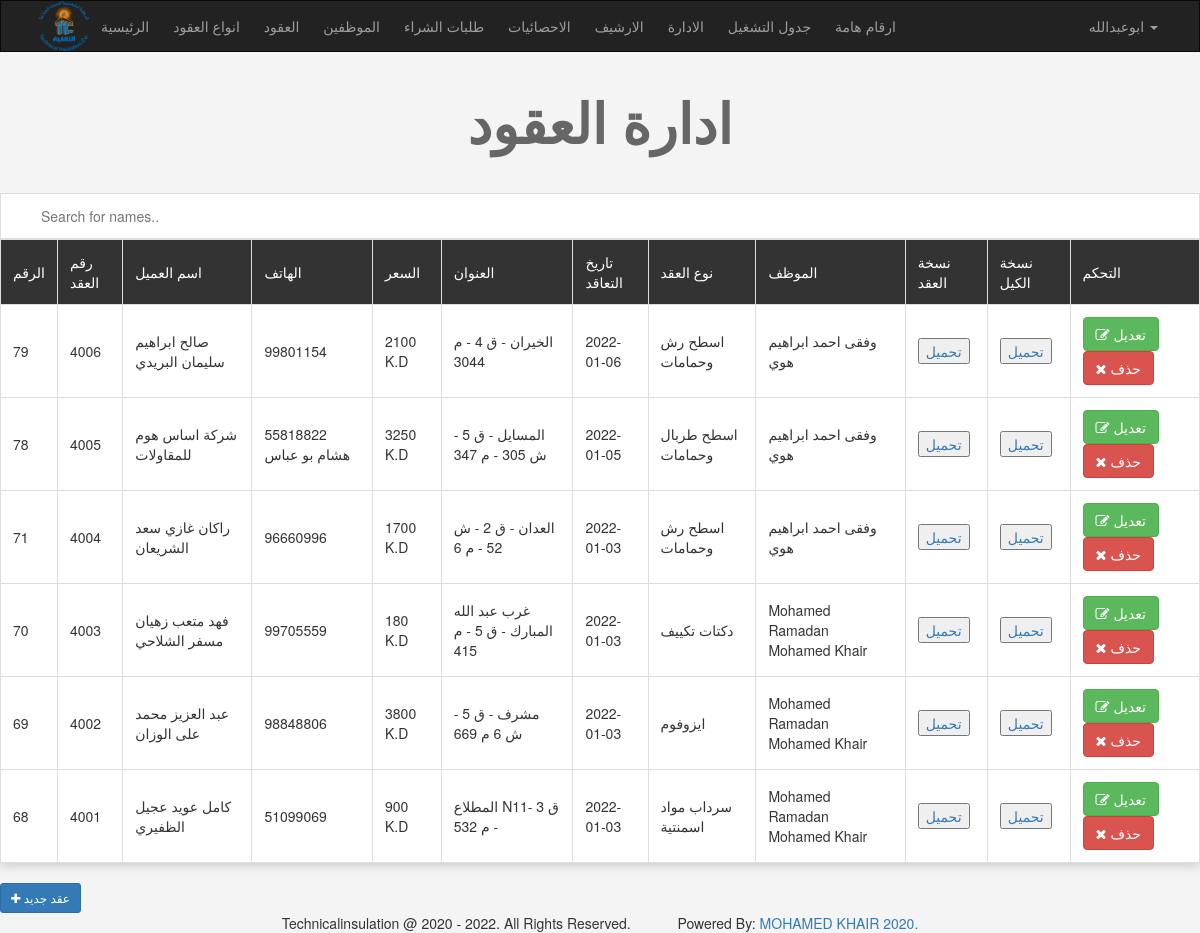
Screenshot of /admin/items.php (signed in) with the database file from the repository.
### tables this page shows
CREATE TABLE `items` (
  `Item_ID` int(11) NOT NULL,
  `Number` int(11) DEFAULT NULL,
  `Name` varchar(255) NOT NULL,
  `Description` text NOT NULL,
  `Price` varchar(255) NOT NULL,
  `Add_Date` date NOT NULL,
  `Country_Made` varchar(255) NOT NULL,
  `Image` varchar(255) NOT NULL,
  `Measure` varchar(255) NOT NULL,
  `Status` varchar(255) NOT NULL,
  `Rating` smallint(6) NOT NULL,
  `Approve` tinyint(4) NOT NULL DEFAULT 0,
  `Cat_ID` int(11) NOT NULL,
  `Member_ID` int(11) NOT NULL,
  `Tags` varchar(255) NOT NULL,
  `pay1` int(11) NOT NULL,
  `pay2` int(11) NOT NULL,
  `pay3` int(11) NOT NULL,
  `start` date NOT NULL,
  `pstage1` date NOT NULL,
  `pstage2` date NOT NULL,
  `pstage3` date NOT NULL,
  `pstage4` date NOT NULL,
  `pstage5` date NOT NULL,
  `plot1` date NOT NULL,
  `plot2` date NOT NULL,
  `plot3` date NOT NULL,
  `plot4` date NOT NULL,
  `plot5` date NOT NULL,
  `plot6` date NOT NULL,
  `plot7` date NOT NULL,
  `plot8` date NOT NULL,
  `plot9` date NOT NULL,
  `plot10` date NOT NULL,
  `plot11` date NOT NULL,
  `plot12` date NOT NULL,
  `plot13` date NOT NULL,
  `plot14` date NOT NULL,
  `plot15` date NOT NULL,
  `notes` varchar(255) NOT NULL
);

CREATE TABLE `categories` (
  `ID` int(11) NOT NULL,
  `Name` varchar(255) NOT NULL,
  `Description` text NOT NULL,
  `Parent` int(11) NOT NULL,
  `Ordering` int(11) DEFAULT NULL,
  `Visibility` tinyint(4) NOT NULL DEFAULT 0,
  `Allow_Comment` tinyint(4) NOT NULL DEFAULT 0,
  `Allow_Ads` tinyint(4) NOT NULL DEFAULT 0
);

CREATE TABLE `users` (
  `UserID` int(11) NOT NULL,
  `Username` varchar(255) NOT NULL,
  `Password` varchar(255) NOT NULL,
  `Email` varchar(255) NOT NULL,
  `FullName` varchar(255) NOT NULL,
  `GroupID` int(11) NOT NULL DEFAULT 0,
  `TrustStatus` int(11) NOT NULL DEFAULT 0,
  `RegStatus` int(11) NOT NULL DEFAULT 0,
  `Date` date NOT NULL,
  `avatar` varchar(255) NOT NULL,
  `Position` varchar(255) NOT NULL,
  `Salary` varchar(255) NOT NULL,
  `Phone` varchar(255) NOT NULL,
  `Notes` varchar(255) NOT NULL
);

### admin/items.php (the view, shortened to what this page needs)
<!DOCTYPE html>
<html>
<head>
</head>
<?php
if (isset($_SESSION['Username'])){
include 'init.php';
$do = isset($_GET['do'])? $_GET['do'] : 'manage';
if ($do == 'manage'){
   $stmt = $con->prepare ("SELECT items.*,categories.Name AS category_name,users.FullName FROM items
                          INNER JOIN categories ON categories.ID = items.Cat_ID
                          INNER JOIN users ON users.UserID = items.Member_ID ORDER BY Item_ID DESC ");
   $stmt->execute();
   $items = $stmt->fetchAll();
   if (! empty($items)){
   ?>
     <h1 class="text-center"> ادارة العقود </h1>
         <div class="table-responsive">
            <input type="text" id="myInput" onkeyup="myFunction()" placeholder="Search for names.." title="Type in a name">
              <table id="myTable"  class="main-table text-center table table-bordered">
              <tr class="header">
              <td> الرقم </td>
              <td> رقم العقد </td>
              <td> اسم العميل </td>
              <td>  الهاتف </td>
              <td> السعر </td>
              <td> العنوان </td>
              <td> تاريخ التعاقد </td>
              <td>نوع العقد </td>
              <td> الموظف </td>
              <td> نسخة العقد </td>
              <td> نسخة الكيل </td>
              <td> التحكم </td>
           </tr>
           <?php
           foreach($items as $item){
            echo"<tr>";
               echo"<td>" . $item['Item_ID'] ."</td>";
               echo"<td>" . $item['Number'] ."</td>";
               echo"<td>" . $item['Name'] ."</td>";
                echo"<td>" . $item['Description'] ."</td>";
                echo"<td>" . $item['Price'] .' K.D'."</td>";
               echo"<td>" . $item['Country_Made'] ."</td>";
               echo"<td>" . $item['Add_Date'] ."</td>";
               echo"<td>" . $item['category_name'] ."</td>";
               echo"<td>" . $item['FullName'] ."</td>";
               echo"<td>";
               if(empty( $item['Image'])){
                echo 'لا يوجد';
               }else{
                echo "<a href='uploads/avatars/" . $item['Image'] ." ' alt=' ' download> <button>تحميل</button></a>";
               }
               echo "</td>";
               echo"<td>";
               if(empty( $item['Measure'])){
                echo 'لا يوجد';
             }else{
              echo "<a href='uploads/avatars/" . $item['Measure'] ." ' alt=' ' download> <button>تحميل</button></a>";
             }
                echo "</td>";
               echo "<td> <a href='items.php?do=edit&itemid=" . $item['Item_ID'] . " 'class='btn btn-success'><i class='fa fa-edit'></i> تعديل </a>
                          <a href='items.php?do=delete&itemid=" . $item['Item_ID'] . " 'class='btn btn-danger confirm'><i class='fa fa-close'></i> حذف </a>";
                echo "</td>";
            echo"</tr>";
           }
           ?>
           </table>
         </div>
         <a href="items.php?do=add" class="btn btn-sm btn-primary"><i class="fa fa-plus"></i> عقد جديد</a>
       <?php
      }
       ?>
   <?php
 }
    include $tpl .'footer.php';
}else{
   header('location:index.php');
   exit();
}
?>

### admin/layout/css/backend.css (style rules this page uses)
body { background-color: #F4F4F4; text-transform: capitalize; }
h1 { font-size: 55px; margin: 40px 0; font-weight: bold; color: #666; }
.main-table { -webkit-box-shadow: 0 3px 10px #ccc; -moz-box-shadow: 0 3px 10px #ccc; box-shadow: 0 3px 10px #ccc; }
.main-table td { background-color: #FFF; vertical-align: middle !important; }
.main-table tr:first-child td { background-color: #333; color: #FFF; }

### admin/items.php (style rules this page uses)
#myInput { background-position: 10px 10px; background-repeat: no-repeat; width: 100%; padding: 12px 20px 12px 40px; border: 1px solid #ddd; }
#myTable { border-collapse: collapse; width: 100%; border: 1px solid #ddd; }
#myTable th, #myTable td { text-align: left; padding: 12px; }
#myTable tr { border-bottom: 1px solid #ddd; }
#myTable tr.header, #myTable tr:hover { background-color: #f1f1f1; }

### rows the page displays
items: Item_ID "79", Number "4006", Name "صالح ابراهيم سليمان البريدي", Description "99801154", Price "2100", Country_Made "الخيران - ق 4 - م 3044", Add_Date "2022-01-06", Cat_ID.Name "اسطح رش وحمامات", Member_ID.FullName "وفقى احمد ابراهيم هوي"
items: Item_ID "78", Number "4005", Name "شركة اساس هوم للمقاولات", Description "55818822 هشام بو عباس", Price "3250", Country_Made "المسايل - ق 5 - ش 305 - م 347", Add_Date "2022-01-05", Cat_ID.Name "اسطح طربال وحمامات", Member_ID.FullName "وفقى احمد ابراهيم هوي"
items: Item_ID "71", Number "4004", Name "راكان غازي سعد الشريعان", Description "96660996", Price "1700", Country_Made "العدان - ق 2 - ش 52 - م 6", Add_Date "2022-01-03", Cat_ID.Name "اسطح رش وحمامات", Member_ID.FullName "وفقى احمد ابراهيم هوي"
items: Item_ID "70", Number "4003", Name "فهد متعب زهيان مسفر الشلاحي", Description "99705559", Price "180", Country_Made "غرب عبد الله المبارك - ق 5 - م 415", Add_Date "2022-01-03", Cat_ID.Name "دكتات تكييف", Member_ID.FullName "Mohamed Ramadan Mohamed Khair"
items: Item_ID "69", Number "4002", Name "عبد العزيز محمد على الوزان", Description "98848806", Price "3800", Country_Made "مشرف - ق 5 - ش 6 م 669", Add_Date "2022-01-03", Cat_ID.Name "ايزوفوم", Member_ID.FullName "Mohamed Ramadan Mohamed Khair"
items: Item_ID "68", Number "4001", Name "كامل عويد عجيل الظفيري", Description "51099069", Price "900", Country_Made "المطلاع N11- ق 3 - م 532", Add_Date "2022-01-03", Cat_ID.Name "سرداب مواد اسمنتية", Member_ID.FullName "Mohamed Ramadan Mohamed Khair"

### other values shown
lang('home_admin') "الرئيسية"
lang('categories') "انواع العقود"
lang('items') "العقود"
lang('members') "الموظفين"
lang('comments') "طلبات الشراء"
lang('statistics') "الاحصائيات"
lang('archives') "الارشيف"
lang('managers') "الادارة"
lang('itemsformans') "جدول التشغيل"
lang('phones') "ارقام هامة"
$_SESSION['Username'] "ابوعبدالله"
